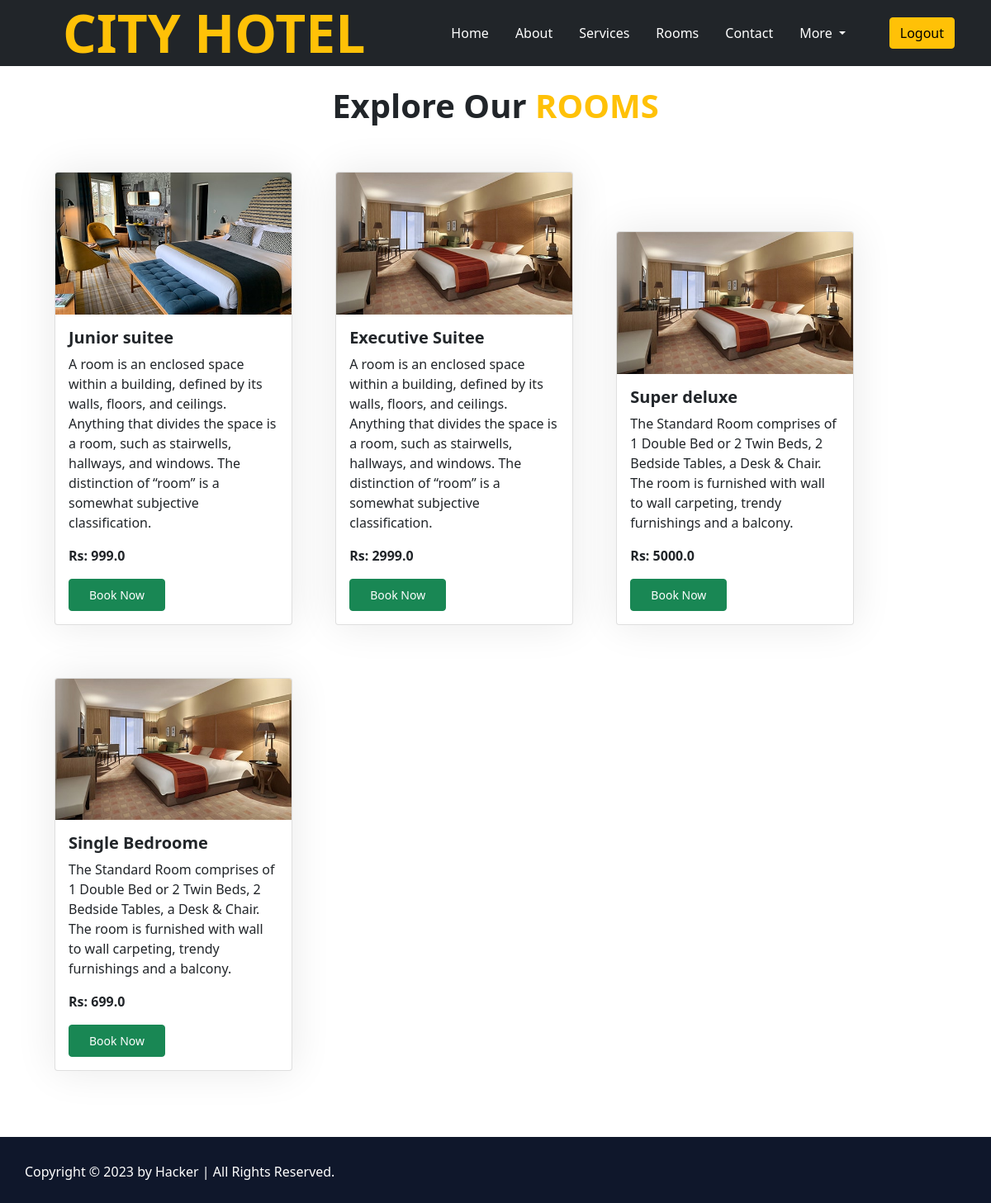
Screenshot of /rooms with the database file from the repository.
### customer/models.py (models this page shows, shortened)
class room(models.Model):
    image=models.ImageField(max_length=5000)
    room_name=models.CharField(max_length=200)
    details=models.TextField()
    cost=models.FloatField()

### customer/views.py (the view)
# urls.py: path('rooms', views.rooms,name='rooms'),
def rooms(request):
    rooms=room.objects.all()
    return render(request,'rooms.html',{'room':rooms})

### customer/templates/rooms.html
{%extends 'base.html'%}
{% block content %}
<div class="container">
    <div class="main-head text-center ">
        <h1 class="pt-4 fw-bold ">Explore Our <span class="span-head text-warning text-uppercase fw-bold">Rooms</span>
        </h1>
    </div>
    <div class="rooms-content ">
        {% for p in room %}
        <div class="card mt-5 mx-4 my-3" style="width: 18rem; display:inline-block ; ">
            <img class="card-img-top" src="{{p.image}}" alt="Card image cap">
            <div class="card-body">
                <h5 class="card-title fw-bold">{{p.room_name}}e</h5>
                <p class="card-text " style="line-height: 1.5rem;">{{p.details}}</p>
                <p class="card-text fw-bold">Rs: {{p.cost}}</p>
                <div class="d-flex justify-content-between">
                    <a class="btn btn-sm btn-success rounded py-2 px-4" href="{% url 'booking'%}">Book Now</a>
                </div>
            </div>
        </div>
        {%endfor%}
    </div>
</div>
<br>
<br>
<br><br><br>
<br>
{% endblock%}

### customer/templates/base.html (shortened to what this page needs)
<!doctype html>
<html lang="en">
<head>
    {% load static %}
    <link href="https://cdn.jsdelivr.net/npm/bootstrap@5.0.2/dist/css/bootstrap.min.css" rel="stylesheet"
>
    <link rel="stylesheet" href="static\css\style.css">
    <link rel="stylesheet" href="/static/assets/css/flaticon.css">
    <link rel="stylesheet" href="/static/assets/css/themify-icons.css">
    <link href='https://unpkg.com/boxicons@2.1.4/css/boxicons.min.css' rel='stylesheet'>
    <link rel="stylesheet" href="https://cdn.jsdelivr.net/npm/bootstrap-icons@1.10.5/font/bootstrap-icons.css">
    <link href="https://cdnjs.cloudflare.com/ajax/libs/font-awesome/5.10.0/css/all.min.css" rel="stylesheet">
    <link href="https://cdn.jsdelivr.net/npm/bootstrap-icons@1.4.1/font/bootstrap-icons.css" rel="stylesheet">
</head>
<body>
    <nav class="navbar navbar-expand-lg navbar-light bg-dark fixed-top">
        <div class=" container-fluid ">
            <div class="navbar-brand">
                <a class="text-uppercase text-warning fw-bold  " style="text-decoration: none;" href="home">City Hotel</a>
            </div>
            <div class="collapse navbar-collapse " id="navbarSupportedContent">
                <ul class="navbar-nav me-auto mb-2 mb-lg-0 ">
                    <li class="nav-item">
                        <a class="nav-link  text-white   " aria-current="page" href="{% url 'home'%}">Home</a>
                    </li>
                    <li class="nav-item">
                        <a class="nav-link active text-white ms-3" aria-current="page" href="{% url 'about'%}">About</a>
                    </li>
                    <li class="nav-item">
                        <a class="nav-link active text-white ms-3" aria-current="page"
                            href="{% url 'service'%}">Services</a>
                    </li>
                    <li class="nav-item">
                        <a class="nav-link active text-white ms-3" aria-current="page" href="{% url 'rooms'%}">Rooms</a>
                    </li>
                    <li class="nav-item">
                        <a class="nav-link active text-white ms-3" aria-current="page"
                            href="{% url 'contact'%}">Contact</a>
                    </li>
                    <li class="nav-item dropdown">
                        <a class="nav-link dropdown-toggle active text-white ms-3" href="#" id="navbarDropdown"
                            role="button" data-bs-toggle="dropdown" aria-expanded="false">
                            More
                        </a>
                    </li>
                </ul>
                <form class="d-flex">
                    <a href="{%url 'logout' %}" class=" login btn btn-warning" type="">Logout</a>
                </form>
            </div>
        </div>
    </nav>
    <footer>
        <div class="footer-area fixed-bottom ">
            <div class="footer-copy-right">
                <p>Copyright &copy;
                    <script>document.write(new Date().getFullYear());</script> by Hacker | All Rights Reserved.
                </p>
            </div>
        </div>
    </footer>
    {% block content %}{% endblock %}
</body>
</html>

### customer/static/css/style.css (style rules this page uses)
:root { --primary: #FEA116; --light: #F1F8FF; --dark: #0F172B; }
::placeholder { color: #e5e5e5; }
.navbar-nav { margin-left: 5rem; }
.main-head { margin-top: 5rem; }
.navbar-brand { margin-left: 4rem; font-size: 4rem; font-weight: bold; }
.navbar { height: 5rem; }
.login { margin-right: 2rem; }
.footer-area { height: 80px; background-color: var(--dark); }
.footer-copy-right { color: white; padding: 30px; }
.card { box-shadow: 0 0 50px rgba(0, 0, 0, .09); line-height: 1.5rem; }
.span-head { color: var(--primary); }

### rows the page displays
room: image (picture), room_name "Junior suite", details "A room is an enclosed space within a building, defined by its walls, floors, and ceilings. Anything that divides the space is a room, such as stairwells, hallways, and windows. The distinction of “room” is a somewhat subjective classification.", cost "999.0"
room: image (picture), room_name "Executive Suite", details "A room is an enclosed space within a building, defined by its walls, floors, and ceilings. Anything that divides the space is a room, such as stairwells, hallways, and windows. The distinction of “room” is a somewhat subjective classification.", cost "2999.0"
room: image (picture), room_name "Super delux", details "The Standard Room comprises of 1 Double Bed or 2 Twin Beds, 2 Bedside Tables, a Desk & Chair. The room is furnished with wall to wall carpeting, trendy furnishings and a balcony.", cost "5000.0"
room: image (picture), room_name "Single Bedroom", details "The Standard Room comprises of 1 Double Bed or 2 Twin Beds, 2 Bedside Tables, a Desk & Chair. The room is furnished with wall to wall carpeting, trendy furnishings and a balcony.", cost "699.0"
